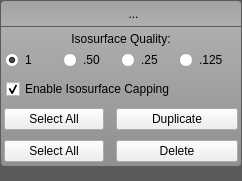
<?xml version="1.0" encoding="UTF-8"?>
<ui version="4.0">
 <class>GroupButtonMenu</class>
 <widget class="QWidget" name="GroupButtonMenu">
  <property name="geometry">
   <rect>
    <x>0</x>
    <y>0</y>
    <width>242</width>
    <height>181</height>
   </rect>
  </property>
  <property name="windowTitle">
   <string>GroupButtonMenu</string>
  </property>
  <property name="styleSheet">
   <string notr="true">
QWidget#background_{
	background-color: rgb( 90,90,90 );
} 

/*group_new_mask_button_ */
QToolButton#group_new_mask_button_{
	background-color: rgba(0, 0, 0, 0);
	border: 1px solid rgba(0, 0, 0, 0);
	margin: 0 0 0 0;
	padding: 0 0 0 0;
}
QToolButton#group_new_mask_button_:hover{
	background-color: rgba( 0, 0, 0, 30 ); border-radius: 3px;
}
QToolButton#group_new_mask_button_:pressed{
	background-color: rgb(233, 111, 53);
	border-radius: 3px;
	border: 1px solid rgb(142, 67, 32);
	margin: 0 0 0 0;
	padding: 0 0 0 0; 
}

/* group_delete_button_ */
QToolButton#group_delete_button_{
	background-color: rgba(0, 0, 0, 0);
	border: 1px solid rgba(0, 0, 0, 0);
	margin: 0 0 0 0;
	padding: 0 0 0 0;
}
QToolButton#group_delete_button_:hover{
	background-color: rgba( 0, 0, 0, 30 ); border-radius: 3px;
}
QToolButton#group_delete_button_:checked{
	background-color: rgba(0, 0, 0, 0);
	border: 1px solid rgba(0, 0, 0, 0);
	margin: 0 0 0 0;
	padding: 0 0 0 0;
}

/* group_iso_button_ */
QToolButton#group_iso_button_{
	background-color: rgba(0, 0, 0, 0);
	border: 1px solid rgba(0, 0, 0, 0);
	margin: 0 0 0 0;
	padding: 0 0 0 0;
}
QToolButton#group_iso_button_:hover{
	background-color: rgba( 0, 0, 0, 30 ); border-radius: 3px;
}
QToolButton#group_iso_button_:checked{
	background-color: rgba(0, 0, 0, 0);
	border: 1px solid rgba(0, 0, 0, 0);
	margin: 0 0 0 0;
	padding: 0 0 0 0;
}

/* duplicate_layer_button_ */
QToolButton#duplicate_layer_button_{
	background-color: rgba(0, 0, 0, 0);
	border: 1px solid rgba(0, 0, 0, 0);
	margin: 0 0 0 0;
	padding: 0 0 0 0;
}
QToolButton#duplicate_layer_button_:hover{
	background-color: rgba( 0, 0, 0, 30 ); border-radius: 3px;
}
QToolButton#duplicate_layer_button_:checked{
	background-color: rgba(0, 0, 0, 0);
	border: 1px solid rgba(0, 0, 0, 0);
	margin: 0 0 0 0;
	padding: 0 0 0 0;
}

QWidget#group_tools_{
	border-radius: 4px;
	border: 1px solid rgb(90, 90, 90);
	background-color: qlineargradient(spread:pad, x1:0.5, y1:0, x2:0.5, y2:0.960227, stop:0 rgba(161, 161, 161, 255), stop:0.155779 rgba(175, 175, 175, 255), stop:1 rgba(144, 144, 144, 255));
}

QWidget#buttons_{
	border-bottom: 1px solid rgb(90, 90, 90);
}</string>
  </property>
  <layout class="QHBoxLayout" name="horizontalLayout">
   <property name="spacing">
    <number>0</number>
   </property>
   <property name="margin">
    <number>0</number>
   </property>
   <item>
    <widget class="QWidget" name="background_" native="true">
     <layout class="QVBoxLayout" name="verticalLayout">
      <property name="spacing">
       <number>0</number>
      </property>
      <property name="margin">
       <number>0</number>
      </property>
      <item>
       <widget class="QWidget" name="group_tools_" native="true">
        <layout class="QVBoxLayout" name="verticalLayout_10">
         <property name="spacing">
          <number>0</number>
         </property>
         <property name="margin">
          <number>0</number>
         </property>
         <item>
          <widget class="QWidget" name="buttons_" native="true">
           <property name="sizePolicy">
            <sizepolicy hsizetype="Preferred" vsizetype="Fixed">
             <horstretch>0</horstretch>
             <verstretch>0</verstretch>
            </sizepolicy>
           </property>
           <property name="minimumSize">
            <size>
             <width>0</width>
             <height>27</height>
            </size>
           </property>
           <property name="maximumSize">
            <size>
             <width>16777215</width>
             <height>27</height>
            </size>
           </property>
           <layout class="QHBoxLayout" name="horizontalLayout_2" stretch="0,0,0,0,1">
            <property name="spacing">
             <number>4</number>
            </property>
            <property name="leftMargin">
             <number>2</number>
            </property>
            <property name="topMargin">
             <number>3</number>
            </property>
            <property name="rightMargin">
             <number>2</number>
            </property>
            <property name="bottomMargin">
             <number>2</number>
            </property>
            <item>
             <spacer name="horizontalSpacer">
              <property name="orientation">
               <enum>Qt::Horizontal</enum>
              </property>
              <property name="sizeHint" stdset="0">
               <size>
                <width>40</width>
                <height>20</height>
               </size>
              </property>
             </spacer>
            </item>
            <item>
             <widget class="QToolButton" name="duplicate_layer_button_">
              <property name="toolTip">
               <string>Duplicate a layer</string>
              </property>
              <property name="text">
               <string>...</string>
              </property>
              <property name="icon">
               <iconset resource="../../Resources/QtResources.qrc">
                <normaloff>:/Images/DuplicateOff.png</normaloff>
                <normalon>:/Images/Duplicate.png</normalon>:/Images/DuplicateOff.png</iconset>
              </property>
              <property name="iconSize">
               <size>
                <width>35</width>
                <height>20</height>
               </size>
              </property>
              <property name="checkable">
               <bool>true</bool>
              </property>
             </widget>
            </item>
            <item>
             <widget class="QToolButton" name="group_iso_button_">
              <property name="minimumSize">
               <size>
                <width>0</width>
                <height>22</height>
               </size>
              </property>
              <property name="maximumSize">
               <size>
                <width>16777215</width>
                <height>22</height>
               </size>
              </property>
              <property name="toolTip">
               <string>Open the isosurface menu</string>
              </property>
              <property name="text">
               <string/>
              </property>
              <property name="icon">
               <iconset resource="../../Resources/QtResources.qrc">
                <normaloff>:/Images/IsosurfaceMenuOff.png</normaloff>
                <normalon>:/Images/IsosurfaceMenu.png</normalon>:/Images/IsosurfaceMenuOff.png</iconset>
              </property>
              <property name="iconSize">
               <size>
                <width>35</width>
                <height>20</height>
               </size>
              </property>
              <property name="checkable">
               <bool>true</bool>
              </property>
             </widget>
            </item>
            <item>
             <widget class="QToolButton" name="group_delete_button_">
              <property name="minimumSize">
               <size>
                <width>22</width>
                <height>22</height>
               </size>
              </property>
              <property name="maximumSize">
               <size>
                <width>22</width>
                <height>22</height>
               </size>
              </property>
              <property name="toolTip">
               <string>Delete a layer</string>
              </property>
              <property name="text">
               <string/>
              </property>
              <property name="icon">
               <iconset resource="../../Resources/QtResources.qrc">
                <normaloff>:/Images/Minus.png</normaloff>
                <normalon>:/Images/MinusOn.png</normalon>:/Images/Minus.png</iconset>
              </property>
              <property name="iconSize">
               <size>
                <width>20</width>
                <height>20</height>
               </size>
              </property>
              <property name="checkable">
               <bool>true</bool>
              </property>
             </widget>
            </item>
            <item>
             <widget class="QToolButton" name="group_new_mask_button_">
              <property name="minimumSize">
               <size>
                <width>22</width>
                <height>22</height>
               </size>
              </property>
              <property name="maximumSize">
               <size>
                <width>22</width>
                <height>22</height>
               </size>
              </property>
              <property name="toolTip">
               <string>Create a new mask layer</string>
              </property>
              <property name="text">
               <string/>
              </property>
              <property name="icon">
               <iconset resource="../../Resources/QtResources.qrc">
                <normaloff>:/Images/Add.png</normaloff>
                <normalon>:/Images/AddOn.png</normalon>:/Images/Add.png</iconset>
              </property>
              <property name="iconSize">
               <size>
                <width>20</width>
                <height>20</height>
               </size>
              </property>
             </widget>
            </item>
           </layout>
          </widget>
         </item>
         <item>
          <widget class="QWidget" name="iso_quality_" native="true">
           <layout class="QVBoxLayout" name="verticalLayout_14" stretch="0,1">
            <property name="spacing">
             <number>2</number>
            </property>
            <property name="margin">
             <number>4</number>
            </property>
            <item>
             <widget class="QWidget" name="widget_19" native="true">
              <property name="minimumSize">
               <size>
                <width>0</width>
                <height>16</height>
               </size>
              </property>
              <layout class="QHBoxLayout" name="horizontalLayout_31">
               <property name="spacing">
                <number>0</number>
               </property>
               <property name="leftMargin">
                <number>4</number>
               </property>
               <property name="topMargin">
                <number>0</number>
               </property>
               <property name="rightMargin">
                <number>4</number>
               </property>
               <property name="bottomMargin">
                <number>0</number>
               </property>
               <item>
                <widget class="QLabel" name="label">
                 <property name="sizePolicy">
                  <sizepolicy hsizetype="Preferred" vsizetype="Fixed">
                   <horstretch>0</horstretch>
                   <verstretch>0</verstretch>
                  </sizepolicy>
                 </property>
                 <property name="minimumSize">
                  <size>
                   <width>0</width>
                   <height>16</height>
                  </size>
                 </property>
                 <property name="text">
                  <string>Isosurface Quality:</string>
                 </property>
                 <property name="alignment">
                  <set>Qt::AlignCenter</set>
                 </property>
                </widget>
               </item>
              </layout>
             </widget>
            </item>
            <item>
             <widget class="QWidget" name="widget_18" native="true">
              <property name="sizePolicy">
               <sizepolicy hsizetype="Preferred" vsizetype="MinimumExpanding">
                <horstretch>0</horstretch>
                <verstretch>0</verstretch>
               </sizepolicy>
              </property>
              <layout class="QHBoxLayout" name="horizontalLayout_24" stretch="1,1,1,1">
               <property name="spacing">
                <number>0</number>
               </property>
               <property name="margin">
                <number>1</number>
               </property>
               <item>
                <widget class="QRadioButton" name="radioButton_1_point_0">
                 <property name="text">
                  <string>1</string>
                 </property>
                 <property name="checked">
                  <bool>true</bool>
                 </property>
                </widget>
               </item>
               <item>
                <widget class="QRadioButton" name="radioButton_point_5">
                 <property name="text">
                  <string>.50</string>
                 </property>
                </widget>
               </item>
               <item>
                <widget class="QRadioButton" name="radioButton_point_25">
                 <property name="text">
                  <string>.25</string>
                 </property>
                </widget>
               </item>
               <item>
                <widget class="QRadioButton" name="radioButton_point_125">
                 <property name="text">
                  <string>.125</string>
                 </property>
                </widget>
               </item>
              </layout>
             </widget>
            </item>
           </layout>
          </widget>
         </item>
         <item>
          <widget class="QWidget" name="iso_capping_" native="true">
           <property name="minimumSize">
            <size>
             <width>0</width>
             <height>10</height>
            </size>
           </property>
           <layout class="QHBoxLayout" name="horizontalLayout_5">
            <property name="spacing">
             <number>0</number>
            </property>
            <property name="margin">
             <number>6</number>
            </property>
            <item>
             <widget class="QCheckBox" name="iso_capping_checkbox_">
              <property name="minimumSize">
               <size>
                <width>50</width>
                <height>0</height>
               </size>
              </property>
              <property name="text">
               <string>Enable Isosurface Capping</string>
              </property>
              <property name="checked">
               <bool>true</bool>
              </property>
             </widget>
            </item>
           </layout>
          </widget>
         </item>
         <item>
          <widget class="QWidget" name="duplicate_layers_" native="true">
           <property name="minimumSize">
            <size>
             <width>0</width>
             <height>32</height>
            </size>
           </property>
           <property name="maximumSize">
            <size>
             <width>16777215</width>
             <height>32</height>
            </size>
           </property>
           <layout class="QHBoxLayout" name="horizontalLayout_4">
            <property name="spacing">
             <number>12</number>
            </property>
            <property name="leftMargin">
             <number>4</number>
            </property>
            <property name="topMargin">
             <number>0</number>
            </property>
            <property name="rightMargin">
             <number>4</number>
            </property>
            <property name="bottomMargin">
             <number>0</number>
            </property>
            <item>
             <widget class="QPushButton" name="select_all_for_duplication_button_">
              <property name="maximumSize">
               <size>
                <width>100</width>
                <height>16777215</height>
               </size>
              </property>
              <property name="text">
               <string>Select All</string>
              </property>
              <property name="checkable">
               <bool>true</bool>
              </property>
             </widget>
            </item>
            <item>
             <widget class="QPushButton" name="duplicate_button_">
              <property name="text">
               <string>Duplicate</string>
              </property>
             </widget>
            </item>
           </layout>
          </widget>
         </item>
         <item>
          <widget class="QWidget" name="delete_" native="true">
           <property name="minimumSize">
            <size>
             <width>0</width>
             <height>32</height>
            </size>
           </property>
           <property name="maximumSize">
            <size>
             <width>16777215</width>
             <height>32</height>
            </size>
           </property>
           <layout class="QHBoxLayout" name="horizontalLayout_3">
            <property name="spacing">
             <number>12</number>
            </property>
            <property name="leftMargin">
             <number>4</number>
            </property>
            <property name="topMargin">
             <number>0</number>
            </property>
            <property name="rightMargin">
             <number>4</number>
            </property>
            <property name="bottomMargin">
             <number>0</number>
            </property>
            <item>
             <widget class="QPushButton" name="select_all_button_">
              <property name="maximumSize">
               <size>
                <width>100</width>
                <height>16777215</height>
               </size>
              </property>
              <property name="toolTip">
               <string>Select all layers in this group</string>
              </property>
              <property name="text">
               <string>Select All</string>
              </property>
              <property name="checkable">
               <bool>true</bool>
              </property>
             </widget>
            </item>
            <item>
             <widget class="QPushButton" name="delete_button_">
              <property name="text">
               <string>Delete</string>
              </property>
             </widget>
            </item>
           </layout>
          </widget>
         </item>
        </layout>
       </widget>
      </item>
      <item>
       <widget class="QLabel" name="facade_">
        <property name="text">
         <string/>
        </property>
       </widget>
      </item>
     </layout>
    </widget>
   </item>
  </layout>
 </widget>
 <resources>
  <include location="../../Resources/QtResources.qrc"/>
 </resources>
 <connections/>
</ui>
